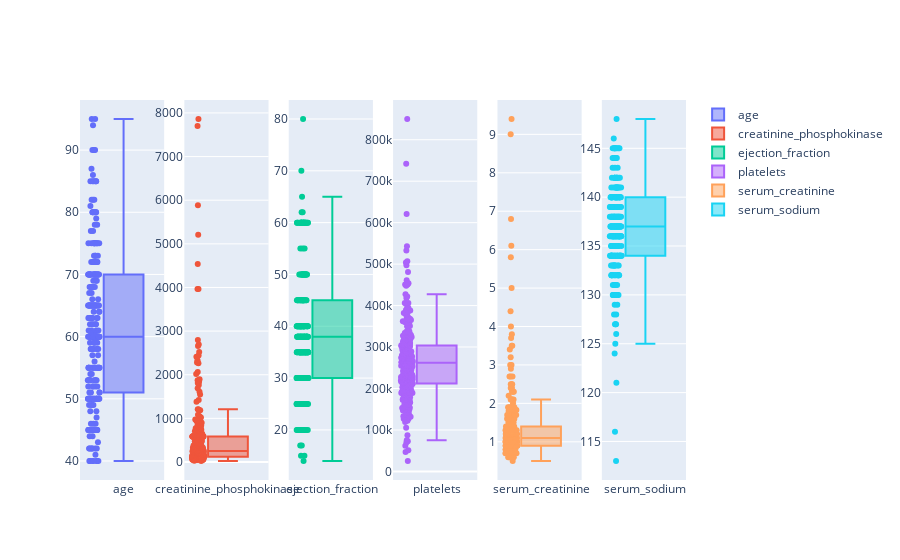

Here is the notebook cell this chart was saved with:
### Code cell
from plotly.subplots import make_subplots
import plotly.graph_objects as go

fig = make_subplots(rows=1, cols=len(NUM_LABELS))
for i, var in enumerate(NUM_LABELS):
    fig.add_trace(
        go.Box(y=df[var],
        name=var),
        row=1, col=i+1
    )

fig.update_traces(boxpoints='all', jitter=.3)

### Figure 1 — Plotly figure (JSON) as saved in the notebook; plotly's stock layout.template omitted (floating-point values rounded to 4 significant figures; data arrays with more than 128 entries replaced by an {"elided": "..."} marker saying what was removed)
{"data": [{"boxpoints": "all", "jitter": 0.3, "name": "age", "type": "box", "xaxis": "x", "y": {"elided": "299 float values"}, "yaxis": "y"}, {"boxpoints": "all", "jitter": 0.3, "name": "creatinine_phosphokinase", "type": "box", "xaxis": "x2", "y": {"elided": "299 int values"}, "yaxis": "y2"}, {"boxpoints": "all", "jitter": 0.3, "name": "ejection_fraction", "type": "box", "xaxis": "x3", "y": {"elided": "299 int values"}, "yaxis": "y3"}, {"boxpoints": "all", "jitter": 0.3, "name": "platelets", "type": "box", "xaxis": "x4", "y": {"elided": "299 float values"}, "yaxis": "y4"}, {"boxpoints": "all", "jitter": 0.3, "name": "serum_creatinine", "type": "box", "xaxis": "x5", "y": {"elided": "299 float values"}, "yaxis": "y5"}, {"boxpoints": "all", "jitter": 0.3, "name": "serum_sodium", "type": "box", "xaxis": "x6", "y": {"elided": "299 int values"}, "yaxis": "y6"}], "layout": {"xaxis": {"anchor": "y", "domain": [0, 0.1389]}, "xaxis2": {"anchor": "y2", "domain": [0.1722, 0.3111]}, "xaxis3": {"anchor": "y3", "domain": [0.3444, 0.4833]}, "xaxis4": {"anchor": "y4", "domain": [0.5167, 0.6556]}, "xaxis5": {"anchor": "y5", "domain": [0.6889, 0.8278]}, "xaxis6": {"anchor": "y6", "domain": [0.8611, 1]}, "yaxis": {"anchor": "x", "domain": [0, 1]}, "yaxis2": {"anchor": "x2", "domain": [0, 1]}, "yaxis3": {"anchor": "x3", "domain": [0, 1]}, "yaxis4": {"anchor": "x4", "domain": [0, 1]}, "yaxis5": {"anchor": "x5", "domain": [0, 1]}, "yaxis6": {"anchor": "x6", "domain": [0, 1]}}}
